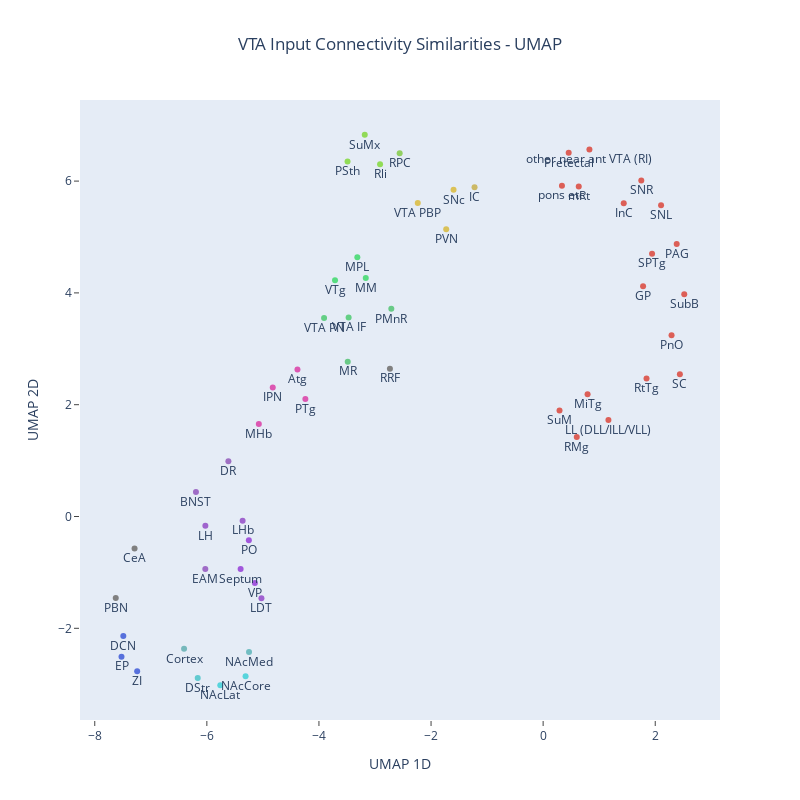

Notebook code for this chart:
### Code cell
allclusterer=hdbscan.HDBSCAN(min_cluster_size=2)

allclusterer.fit(allembedding)

color_palette = seaborn.color_palette('hls', (numpy.max(allclusterer.labels_+1)))
cluster_colors = [color_palette[x] if x>= 0
                  else (0.5, 0.5, 0.5)
                  for x in allclusterer.labels_]
cluster_member_colors = [seaborn.desaturate(x, p) for x, p in
                        zip(cluster_colors, allclusterer.probabilities_)]
cluster_member_colors_hex=['#%02x%02x%02x' %tuple(int(c*256) for c in l) for l in cluster_member_colors]
fig=go.Figure(data=go.Scatter(
    y=allembedding[:,1],
    x=allembedding[:,0],
    mode='markers+text',
    marker_color=cluster_member_colors_hex,
    text=cols,
    textposition = "bottom center",
    hoverinfo='text'
    ))
fig.update_layout(
    width=800,
    height=800,
    xaxis_title='UMAP 1D',
    yaxis_title='UMAP 2D',
    title={
        'text': "VTA Input Connectivity Similarities - UMAP",
        'x': 0.5
    },
    xaxis={
        'showline':True,
        'showgrid':False, 
        'ticks':'outside',
        'mirror':True,
        'zeroline':False
    },
    yaxis={
        'showline':True,
        'showgrid':False, 
        'ticks':'outside',
        'mirror':True,
        'zeroline':False
    }
)

### Figure 1 — Plotly figure (JSON) as saved in the notebook; plotly's stock layout.template omitted (floating-point values rounded to 4 significant figures)
{"data": [{"hoverinfo": "text", "marker": {"color": ["#76b8bc", "#71bdc2", "#57d4dc", "#57d4dc", "#62cad0", "#a157dc", "#a157dc", "#a157dc", "#9e6cc6", "#9f6bc7", "#5770dc", "#dc5f57", "#d9c159", "#9f64ce", "#dc57b2", "#808080", "#9f64ce", "#5770dc", "#9e70c3", "#a061d1", "#808080", "#5770dc", "#dc57b2", "#dc57b2", "#dc5f57", "#69c987", "#dc5f57", "#68ca87", "#dc5f57", "#57dc80", "#dc5f57", "#dc5f57", "#dc57b2", "#91dc57", "#dc5f57", "#92d062", "#808080", "#dc5f57", "#dcc257", "#dc5f57", "#dc5f57", "#dc5f57", "#dc5f57", "#57dc80", "#dc5f57", "#dc5f57", "#91da58", "#64cf85", "#dcc257", "#63cf85", "#57dc80", "#ccb966", "#dc5f57", "#dc5f57", "#dc5f57", "#91dc57", "#dc5f57"]}, "mode": "markers+text", "text": ["Cortex", "NAcMed", "NAcLat", "NAcCore", "DStr", "VP", "PO", "Septum", "BNST", "EAM", "EP", "GP", "PVN", "LHb", "MHb", "CeA", "LH", "ZI", "DR", "LDT", "PBN", "DCN", "Atg", "IPN", "LL (DLL/ILL/VLL)", "MR", "mRt", "PMnR", "PnO", "MPL", "MiTg", "pons etc", "PTg", "Rli", "RMg", "RPC", "RRF", "RtTg", "SNc", "SNL", "SNR", "SPTg", "SubB", "MM", "other near ant VTA (RI)", "SuM", "SuMx", "VTA IF", "VTA PBP", "VTA PN", "VTg", "IC", "SC", "PAG", "Pretectal", "PSth", "InC"], "textposition": "bottom center", "type": "scatter", "x": [-6.406, -5.247, -5.76, -5.309, -6.163, -5.143, -5.251, -5.398, -6.194, -6.027, -7.523, 1.783, -1.729, -5.362, -5.073, -7.29, -6.027, -7.243, -5.616, -5.026, -7.625, -7.49, -4.383, -4.824, 1.165, -3.487, 0.6354, -2.709, 2.291, -3.315, 0.7927, 0.3356, -4.242, -2.91, 0.6001, -2.56, -2.734, 1.844, -1.598, 2.104, 1.751, 1.943, 2.518, -3.165, 0.8256, 0.2921, -3.183, -3.471, -2.237, -3.908, -3.713, -1.224, 2.44, 2.383, 0.4559, -3.49, 1.438], "y": [-2.366, -2.422, -3.019, -2.858, -2.888, -1.189, -0.4242, -0.9398, 0.4402, -0.9396, -2.507, 4.119, 5.139, -0.07469, 1.654, -0.5741, -0.1675, -2.767, 0.9902, -1.463, -1.456, -2.138, 2.629, 2.307, 1.728, 2.769, 5.902, 3.716, 3.244, 4.637, 2.187, 5.918, 2.102, 6.301, 1.422, 6.499, 2.644, 2.469, 5.844, 5.566, 6.009, 4.701, 3.974, 4.269, 6.564, 1.898, 6.829, 3.56, 5.609, 3.551, 4.227, 5.891, 2.546, 4.874, 6.506, 6.351, 5.606]}], "layout": {"height": 800, "title": {"text": "VTA Input Connectivity Similarities - UMAP", "x": 0.5}, "width": 800, "xaxis": {"mirror": true, "showgrid": false, "showline": true, "ticks": "outside", "title": {"text": "UMAP 1D"}, "zeroline": false}, "yaxis": {"mirror": true, "showgrid": false, "showline": true, "ticks": "outside", "title": {"text": "UMAP 2D"}, "zeroline": false}}}
